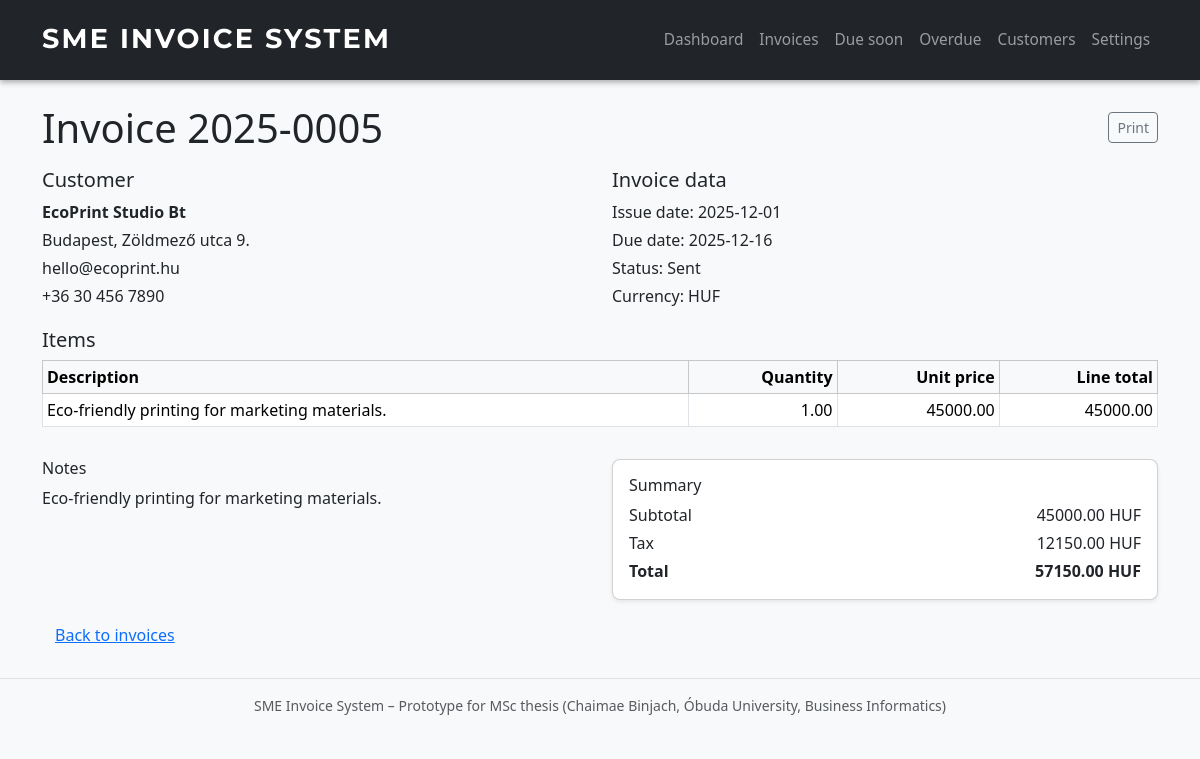
The page /invoices/5 on the database its author committed.
### app.py (models this page shows, shortened)
class Invoice(db.Model):
    __tablename__ = "invoices"
    id = db.Column(db.Integer, primary_key=True)
    invoice_number = db.Column(db.String(50), unique=True, nullable=False)
    customer_id = db.Column(db.Integer, db.ForeignKey("customers.id"), nullable=False)
    customer = db.relationship("Customer", backref=db.backref("invoices", cascade="all, delete-orphan"))
    issue_date = db.Column(db.Date, default=date.today)
    due_date = db.Column(db.Date, nullable=False)
    status = db.Column(db.String(20), default="Draft")  # Draft / Sent / Paid
    subtotal = db.Column(db.Float, nullable=False)
    tax_amount = db.Column(db.Float, nullable=False)
    total_amount = db.Column(db.Float, nullable=False)
    currency = db.Column(db.String(10), default="HUF")
    notes = db.Column(db.Text)
    items = db.relationship("InvoiceItem", backref="invoice", lazy=True, cascade="all, delete-orphan")

class Customer(db.Model):
    __tablename__ = "customers"
    id = db.Column(db.Integer, primary_key=True)
    name = db.Column(db.String(120), nullable=False)
    tax_number = db.Column(db.String(50))
    address = db.Column(db.String(255))
    email = db.Column(db.String(120))
    phone = db.Column(db.String(50))
    payment_terms_days = db.Column(db.Integer, default=30)
    is_active = db.Column(db.Boolean, default=True)

class InvoiceItem(db.Model):
    __tablename__ = "invoice_items"
    id = db.Column(db.Integer, primary_key=True)
    invoice_id = db.Column(db.Integer, db.ForeignKey("invoices.id"), nullable=False)
    description = db.Column(db.String(255), nullable=False)
    quantity = db.Column(db.Float, nullable=False, default=1.0)
    unit_price = db.Column(db.Float, nullable=False, default=0.0)
    line_total = db.Column(db.Float, nullable=False, default=0.0)

### app.py (the view)
@app.route("/invoices/<int:invoice_id>")
def invoice_detail(invoice_id: int):
    invoice = Invoice.query.get_or_404(invoice_id)
    return render_template("invoice_detail.html", invoice=invoice)

### templates/invoice_detail.html (shortened to what this page needs)
{% extends "base.html" %}
{% block content %}
    <div class="d-flex justify-content-between align-items-center mb-3">
        <h1 class="mb-0">Invoice {{ invoice.invoice_number }}</h1>
        <button class="btn btn-outline-secondary btn-sm" onclick="window.print();">
            Print
        </button>
    </div>
    <div class="row mb-3">
        <div class="col-md-6">
            <h5>Customer</h5>
            <p class="mb-1"><strong>{{ invoice.customer.name }}</strong></p>
            <p class="mb-1">{{ invoice.customer.address }}</p>
            <p class="mb-1">{{ invoice.customer.email }}</p>
            <p class="mb-1">{{ invoice.customer.phone }}</p>
        </div>
        <div class="col-md-6">
            <h5>Invoice data</h5>
            <p class="mb-1">Issue date: {{ invoice.issue_date }}</p>
            <p class="mb-1">Due date: {{ invoice.due_date }}</p>
            <p class="mb-1">Status: {{ invoice.status }}</p>
            <p class="mb-1">Currency: {{ invoice.currency }}</p>
        </div>
    </div>
    {% if invoice.items %}
        <h5>Items</h5>
        <div class="table-responsive mb-3">
            <table class="table table-sm table-bordered align-middle">
                <thead class="table-light">
                    <tr>
                        <th>Description</th>
                        <th class="text-end">Quantity</th>
                        <th class="text-end">Unit price</th>
                        <th class="text-end">Line total</th>
                    </tr>
                </thead>
                <tbody>
                    {% for item in invoice.items %}
                        <tr>
                            <td>{{ item.description }}</td>
                            <td class="text-end">{{ "%.2f"|format(item.quantity) }}</td>
                            <td class="text-end">{{ "%.2f"|format(item.unit_price) }}</td>
                            <td class="text-end">{{ "%.2f"|format(item.line_total) }}</td>
                        </tr>
                    {% endfor %}
                </tbody>
            </table>
        </div>
    {% endif %}
    <div class="row">
        <div class="col-md-6">
            {% if invoice.notes %}
                <h6>Notes</h6>
                <p>{{ invoice.notes }}</p>
            {% endif %}
        </div>
        <div class="col-md-6">
            <div class="card shadow-sm">
                <div class="card-body">
                    <h6 class="card-title">Summary</h6>
                    <div class="d-flex justify-content-between mb-1">
                        <span>Subtotal</span>
                        <span>{{ "%.2f"|format(invoice.subtotal) }} {{ invoice.currency }}</span>
                    </div>
                    <div class="d-flex justify-content-between mb-1">
                        <span>Tax</span>
                        <span>{{ "%.2f"|format(invoice.tax_amount) }} {{ invoice.currency }}</span>
                    </div>
                    <div class="d-flex justify-content-between fw-bold">
                        <span>Total</span>
                        <span>{{ "%.2f"|format(invoice.total_amount) }} {{ invoice.currency }}</span>
                    </div>
                </div>
            </div>
        </div>
    </div>
    <a href="/invoices" class="btn btn-link mt-3">Back to invoices</a>
{% endblock %}

### static/style.css (style rules this page uses)
body { font-family: system-ui, -apple-system, BlinkMacSystemFont, "Segoe UI", sans-serif; }
body.bg-light { background-color: #f5f6fa; }
.card { border-radius: 0.5rem; }

### rows shown on the page
Invoice: invoice_number "2025-0005", issue_date "2025-12-01", due_date "2025-12-16", status "Sent", currency "HUF", notes "Eco-friendly printing for marketing materials.", subtotal "45000.00", tax_amount "12150.00", total_amount "57150.00"
Customer: customer.name "EcoPrint Studio Bt", customer.address "Budapest, Zöldmező utca 9.", customer.email "hello@ecoprint.hu", customer.phone "+36 30 456 7890"
InvoiceItem: description "Eco-friendly printing for marketing materials.", quantity "1.00", unit_price "45000.00", line_total "45000.00"
